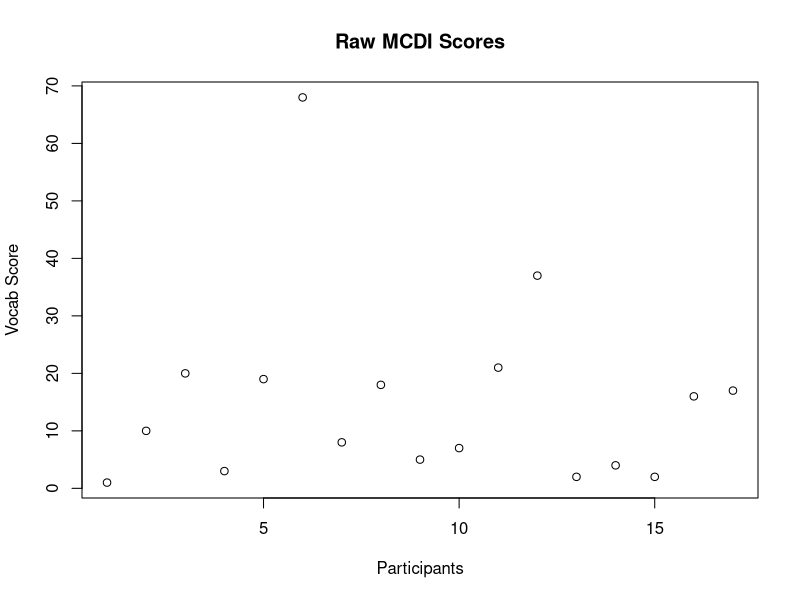
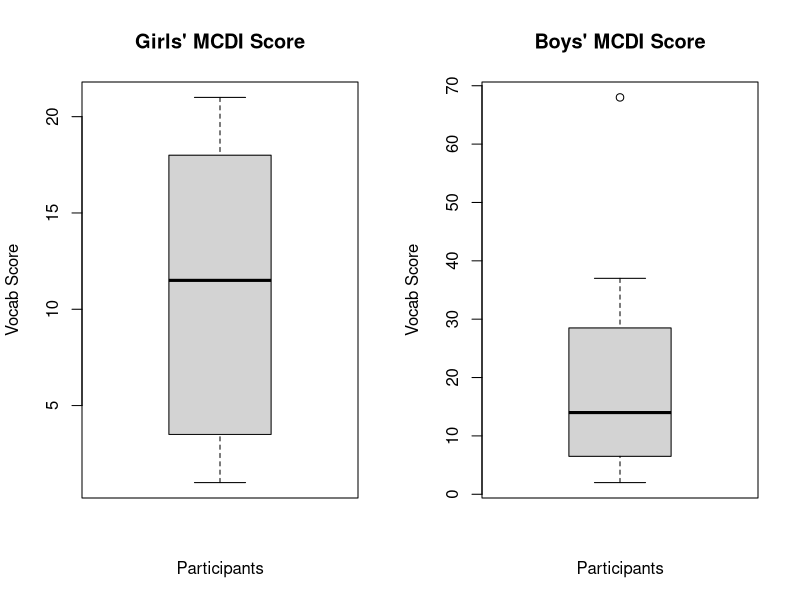

Reproduce these figures in R, in order. (Note: this script raises an error after producing the figures.)
## Chelsea Lide
## Headbop Data Analysis 
## Honors Thesis in Psychology: Mind, Brain, Behavior
## Harvard University, Class of 2016
## ---------------------------------------------------------------------------------------------------

setwd("/Users/cello72294/Desktop/Headbop Coded CSVs")

#Read in and merge individual data sets

load_data <- function(path) { 
  files <- dir(path, pattern = '\\.csv', full.names = TRUE)
  tables <- lapply(files, read.csv)
  do.call(rbind, tables)
}

alldata <- load_data("/Users/cello72294/Desktop/Headbop Coded CSVs")

head(alldata)
attach(alldata)


## Exploratory Descriptive Analyses -----------------------------------------------------------------------------

## Load Packages Here
if (!require(graphics)) {install.packages("graphics"); require(graphics)}


## Participant Descriptives -----------------------

raw.data <- read.csv("HBThesis_Data.csv")

# Kick out excluded participants

mydata <- raw.data[raw.data$Include == 1,]
mydata <- raw.data[!is.na(raw.data$Has.Exploration.Period),]

# Number of participants

n <- dim(mydata)[1]
n 

# Gender distribution

girls <- sum(mydata$Gender == "F")
boys <- sum(mydata$Gender == "M")

girls
boys

# Age 

summary(mydata$Days.Old)

daysold <- range(mydata$Days.Old)
monthsold <- daysold/30
  
daysold
monthsold


# MCDI 

# All participants
summary(mydata$Raw.MCDI..Harvard.Only.)
plot(mydata$Raw.MCDI..Harvard.Only., main = "Raw MCDI Scores", xlab = "Participants", ylab = "Vocab Score")

# Gender Differences 
FMCDI <- subset(mydata, Gender == "F", select = Raw.MCDI..Harvard.Only.)
MMCDI <- subset(mydata, Gender == "M", select = Raw.MCDI..Harvard.Only.)

x11()
op <- par(mfrow = c(1,2))
boxplot(FMCDI, main = "Girls' MCDI Score", xlab = "Participants", ylab = "Vocab Score")
boxplot(MMCDI, main = "Boys' MCDI Score", xlab = "Participants", ylab = "Vocab Score")
par(op)


## Trial Length Descriptives ----------------------

# Initializing the data frame 
trial.data <- subset(alldata, TrackName == "Total Trial Length", select = c(Participant, Condition, Hands, Language, Duration))
summary(trial.data)

# Converting duration units (from miliseconds to minutes)
duration.minutes <- I((trial.data$Duration/1000)/60)

# Initializing the data frame with converted units
participant.trial <- cbind(trial.data[1:4], duration.minutes)

# Between Hand Conditions

# Subset paricipants in the Hands Exposed Condtion
trial.ex <- subset(participant.trial, Hands == "Exposed", select = c(Participant, duration.minutes))

# Subset participants in the Hands Occupied Condition
trial.oc <- subset(participant.trial, Hands == "Occupied", select = c(Participant, duration.minutes))

# Plot the two side-by-side

x11()
op <- par(mfrow = c(1,2))
plot(trial.ex, type = "p", main = "Total Trial Duration - Hands Exposed", cex.main = .8, xlab = "Participants", ylab = "Duration (s)", axes = FALSE)
     axis(1, lab = FALSE)
     axis(2, las = 1, at = seq(0 , 20))
     mdex <- mean(duration.minutes)
     abline(h = mdex, col = "red") 
     text(2,80, "mean = X seconds", cex = .6, col = "red") 
plot(trial.oc, type = "p", main = "Total Trial Duration - Hands Occupied", cex.main =.8, xlab = "Participants", ylab = " ", axes = FALSE) 
     axis(1, lab = FALSE)
     axis(2, las = 1, at = seq(0, 20))     
     mdoc <- mean(duration.minutes) 
     abline(h = mdoc, col = "red") 
     text(2,80, "mean = X seconds", cex = .6, col = "red") 
par(op)

# Between Language Conditions

# Subset paricipants in the Hands Exposed Condtion
trial.man <- subset(participant.trial, Language == "Dax To", select = c(Participant, duration.minutes))

# Subset participants in the Hands Occupied Condition
trial.out <- subset(participant.trial, Language == "Dax", select = c(Participant, duration.minutes))

# Plot the two side-by-side

x11()
op <- par(mfrow = c(1,2))
plot(trial.man, type = "p", main = "Total Trial Duration - Manner", cex.main = .8, xlab = "Participants", ylab = "Duration (s)", axes = FALSE)
     axis(1, lab = FALSE)
     axis(2, las = 1, at = seq(0 , 20))
     mdex <- mean(duration.minutes)
     abline(h = mdex, col = "red") 
     text(2,80, "mean = X seconds", cex = .6, col = "red") 
plot(trial.out, type = "p", main = "Total Trial Duration - Hands Occupied", cex.main =.8, xlab = "Participants", ylab = " ", axes = FALSE) 
     axis(1, lab = FALSE)
     axis(2, las = 1, at = seq(0, 20))     
     mdoc <- mean(duration.minutes) 
     abline(h = mdoc, col = "red") 
     text(2,80, "mean = X seconds", cex = .6, col = "red") 
par(op)

# Between All Conditions

# Subsetting 

trial.1 <- subset(participant.trial, Condition == "Exposed, Dax To", select = c(Participant, duration.minutes))
trial.2 <- subset(participant.trial, Condition == "Exposed, Dax", select = c(Participant, duration.minutes))
trial.3 <- subset(participant.trial, Condition == "Occupied, Dax To", select = c(Participant, duration.minutes))
trial.4 <- subset(participant.trial, Condition == "Occupied, Dax", select = c(Participant, duration.minutes))

x11()
op <- par(mfrow = c(1,4))
     boxplot(trial.1[2], main = "Exposed, Dax To", ylab = "Demonstration Duration (s)")
     boxplot(trial.2[2], main = "Exposed, Dax")
     boxplot(trial.3[2], main = "Occupied, Dax To")
     boxplot(trial.4[2], main = "Occupied, Dax")
par(op)




## Warm Up Descriptives ---------------------------

# Initializing the data frame 
warmup.data <- subset(alldata, TrackName == "Warm Up Duration", select = c(Participant, Condition, Hands, Language, Duration))
summary(warmup.data)

# Converting duration units (from miliseconds to minutes)
duration.minutes <- I((warmup.data$Duration/1000)/60)

# Initializing the data frame with converted units
participant.warmup <- cbind(demonstration.data[1:4], duration.minutes)

# Between Hand Conditions

# Subset paricipants in the Hands Exposed Condtion
warmup.ex <- subset(participant.warmup, Hands == "Exposed", select = c(Participant, duration.minutes))

# Subset participants in the Hands Occupied Condition
warmup.oc <- subset(participant.warmup, Hands == "Occupied", select = c(Participant, duration.minutes))

# Plot the two side-by-side

x11()
op <- par(mfrow = c(1,2))
plot(warmup.ex, type = "p", main = "Warm-Up Duration - Hands Exposed", cex.main = .8, xlab = "Participants", ylab = "Duration (s)", axes = FALSE)
     axis(1, lab = FALSE)
     axis(2, las = 1, at = seq(0 , 20))
     mdex <- mean(duration.minutes)
     abline(h = mdex, col = "red") 
     text(2,80, "mean = X seconds", cex = .6, col = "red") 
plot(warmup.oc, type = "p", main = "Warm-Up Duration - Hands Occupied", cex.main =.8, xlab = "Participants", ylab = " ", axes = FALSE) 
     axis(1, lab = FALSE)
     axis(2, las = 1, at = seq(0, 20))     
     mdoc <- mean(duration.minutes) 
     abline(h = mdoc, col = "red") 
     text(2,80, "mean = X seconds", cex = .6, col = "red") 
par(op)

# Between Language Conditions

# Subset paricipants in the Hands Exposed Condtion
warmup.man <- subset(participant.warmup, Language == "Dax To", select = c(Participant, duration.minutes))

# Subset participants in the Hands Occupied Condition
warmup.out <- subset(participant.warmup, Language == "Dax", select = c(Participant, duration.minutes))

# Plot the two side-by-side

x11()
op <- par(mfrow = c(1,2))
plot(warmup.man, type = "p", main = "Warm-Up Duration - Manner", cex.main = .8, xlab = "Participants", ylab = "Duration (s)", axes = FALSE)
     axis(1, lab = FALSE)
     axis(2, las = 1, at = seq(0 , 20))
     mdex <- mean(duration.minutes)
     abline(h = mdex, col = "red") 
     text(2,80, "mean = X seconds", cex = .6, col = "red") 
plot(warmup.out, type = "p", main = "Warm-Up Duration - Hands Occupied", cex.main =.8, xlab = "Participants", ylab = " ", axes = FALSE) 
     axis(1, lab = FALSE)
     axis(2, las = 1, at = seq(0, 20))     
     mdoc <- mean(duration.minutes) 
     abline(h = mdoc, col = "red") 
     text(2,80, "mean = X seconds", cex = .6, col = "red") 
par(op)

# Between All Conditions

# Subsetting 

warmup.1 <- subset(participant.warmup, Condition == "Exposed, Dax To", select = c(Participant, duration.minutes))
warmup.2 <- subset(participant.warmup, Condition == "Exposed, Dax", select = c(Participant, duration.minutes))
warmup.3 <- subset(participant.warmup, Condition == "Occupied, Dax To", select = c(Participant, duration.minutes))
warmup.4 <- subset(participant.warmup, Condition == "Occupied, Dax", select = c(Participant, duration.minutes))

x11()
op <- par(mfrow = c(1,4))
boxplot(warmup.1[2], main = "Exposed, Dax To", ylab = "Demonstration Duration (s)")
boxplot(warmup.2[2], main = "Exposed, Dax")
boxplot(warmup.3[2], main = "Occupied, Dax To")
boxplot(warmup.4[2], main = "Occupied, Dax")
par(op)



## Demonstration Descriptives ----------------------

# Initializing the data frame 
demonstration.data <- subset(alldata, TrackName == "Demonstration Duration", select = c(Participant, Condition, Hands, Language, Duration))
summary(demonstration.data)

# Converting duration units (from miliseconds to seconds)
duration.seconds <- I(demonstration.data$Duration/1000)

# Initializing the data frame with converted units
participant.demonstration <- cbind(demonstration.data[1:4], duration.seconds)

# Plot of demonstration duration by participant 
x11()
plot(participant.demonstration [c (1,5)], type = "p", 
     main = "Demonstration Duration", xlab = "Participant", ylab = "Duration (s)")
     md <- mean(duration.seconds)
     h <- abline(h = md, col = "red")

# Between Hand Conditions

# Subset paricipants in the Hands Exposed Condtion
demo.ex <- subset(participant.demonstration, Hands == "Exposed", select = c(Participant, duration.seconds))
     
# Subset participants in the Hands Occupied Condition
demo.oc <- subset(participant.demonstration, Hands == "Occupied", select = c(Participant, duration.seconds))
     
# Plot the two side-by-side
     
x11()
op <- par(mfrow = c(1,2))
plot(demo.ex, type = "p", main = "Demonstration Duration - Hands Exposed", cex.main = .8, xlab = "Participants", ylab = "Duration (s)", axes = FALSE)
     axis(1, lab = FALSE)
     axis(2, las = 1, at = seq(30 , 60, by = 5))
     mdex <- mean(duration.seconds)
     abline(h = mdex, col = "red") 
     text(2,80, "mean = X seconds", cex = .6, col = "red") 
plot(demo.oc, type = "p", main = "Demonstration Duration - Hands Occupied", cex.main =.8, xlab = "Participants", ylab = " ", axes = FALSE) 
     axis(1, lab = FALSE)
     axis(2, las = 1, at = seq(30 , 60, by = 5))     
     mdoc <- mean(duration.seconds) 
     abline(h = mdoc, col = "red") 
     text(2,80, "mean = X seconds", cex = .6, col = "red") 
     par(op)
     
     
# Between Language Conditions

# Subset paricipants in the Manner Condtion
demo.man <- subset(participant.demonstration, Language == "Dax To", select = c(Participant, duration.seconds))
     
# Subset participants in the Outcome Condition
demo.out <- subset(participant.demonstration, Language == "Dax", select = c(Participant, duration.seconds))
     
x11()
op <- par(mfrow = c(1,2))
plot(demo.man, type = "p", main = "Demonstration Duration - Manner", cex.main = .8, xlab = "Participants", ylab = "Duration (s)", axes = FALSE)
     axis(1, lab = FALSE)
     axis(2, las = 1, at = seq(30 , 60, by = 5))
     mdex <- mean(duration.seconds)
     abline(h = mdex, col = "red") 
     text(2,80, "mean = X seconds", cex = .6, col = "red") 
plot(demo.out, type = "p", main = "Demonstration Duration - Outcome", cex.main =.8, xlab = "Participants", ylab = " ", axes = FALSE) 
     axis(1, lab = FALSE)
     axis(2, las = 1, at = seq(30 , 60, by = 5))     
     mdoc <- mean(duration.seconds) 
     abline(h = mdoc, col = "red") 
     text(2,80, "mean = X seconds", cex = .6, col = "red") 
par(op)
     
     
# Between All Conditions

# Subsetting 

demo.1 <- subset(participant.demonstration, Condition == "Exposed, Dax To", select = c(Participant, duration.seconds))
demo.2 <- subset(participant.demonstration, Condition == "Exposed, Dax", select = c(Participant, duration.seconds))
demo.3 <- subset(participant.demonstration, Condition == "Occupied, Dax To", select = c(Participant, duration.seconds))
demo.4 <- subset(participant.demonstration, Condition == "Occupied, Dax", select = c(Participant, duration.seconds))

x11()
op <- par(mfrow = c(1,4))
boxplot(demo.1[2], main = "Exposed, Dax To", ylab = "Demonstration Duration (s)")
boxplot(demo.2[2], main = "Exposed, Dax")
boxplot(demo.3[2], main = "Occupied, Dax To")
boxplot(demo.4[2], main = "Occupied, Dax")
par(op)


## (Basic) First Response Window Descriptives ----------------------

# Initializing the data frame 
frw.data <- subset(alldata, TrackName == "First Response Window", select = c(Participant, Condition, Hands, Language, Duration))
summary(frw.data)

# Converting duration units (from miliseconds to seconds)
duration.seconds <- I(frw.data$Duration/1000)

# Initializing the data frame with converted units
participant.frw <- cbind(frw.data[1:4], duration.seconds)

# Plot of demonstration duration by participant 
x11()
plot(participant.frw [c (1,5)], type = "p", 
     main = "First Response Window Duration", xlab = "Participant", ylab = "Duration (s)")
     md <- mean(duration.seconds)
     abline(h = md, col = "red")

# Between Hand Conditions

# Subset paricipants in the Hands Exposed Condtion
frw.ex <- subset(participant.frw, Hands == "Exposed", select = c(Participant, duration.seconds))

# Subset participants in the Hands Occupied Condition
frw.oc <- subset(participant.frw, Hands == "Occupied", select = c(Participant, duration.seconds))

# Plot the two side-by-side

x11()
op <- par(mfrow = c(1,2))
plot(frw.ex, type = "p", main = "First Response Window Duration - Hands Exposed", cex.main = .8, xlab = "Participants", ylab = "Duration (s)", axes = FALSE)
     axis(1, lab = FALSE)
     axis(2, las = 1, at = seq(0 , 40, by = 5))
     mdex <- mean(duration.seconds)
     abline(h = mdex, col = "red") 
     text(2,80, "mean = X seconds", cex = .4, col = "red") 
plot(frw.oc, type = "p", main = "First Response Window Duration - Hands Occupied", cex.main =.8, xlab = "Participants", ylab = " ", axes = FALSE) 
     axis(1, lab = FALSE)
     axis(2, las = 1, at = seq(0 , 40, by = 5))     
     mdoc <- mean(duration.seconds) 
     abline(h = mdoc, col = "red") 
     text(2,80, "mean = X seconds", cex = .4, col = "red") 
par(op)


# Between Language Conditions

# Subset paricipants in the Manner Condtion
frw.man <- subset(participant.frw, Language == "Dax To", select = c(Participant, duration.seconds))

# Subset participants in the Outcome Condition
frw.out <- subset(participant.frw, Language == "Dax", select = c(Participant, duration.seconds))

x11()
op <- par(mfrow = c(1,2))
plot(frw.man, type = "p", main = "First Response Window Duration - Manner", cex.main = .8, xlab = "Participants", ylab = "Duration (s)", axes = FALSE)
     axis(1, lab = FALSE)
     axis(2, las = 1, at = seq(0, 40, by = 5))
     mdex <- mean(duration.seconds)
     abline(h = mdex, col = "red") 
     text(2,80, "mean = X seconds", cex = .6, col = "red") 
plot(frw.out, type = "p", main = "First Response Window Duration - Outcome", cex.main =.8, xlab = "Participants", ylab = " ", axes = FALSE) 
     axis(1, lab = FALSE)
     axis(2, las = 1, at = seq(0, 40, by = 5))     
     mdoc <- mean(duration.seconds) 
     abline(h = mdoc, col = "red") 
     text(2,80, "mean = X seconds", cex = .6, col = "red") 
par(op)


# Between All Conditions

# Subsetting 

frw.1 <- subset(participant.frw, Condition == "Exposed, Dax To", select = c(Participant, duration.seconds))
frw.2 <- subset(participant.frw, Condition == "Exposed, Dax", select = c(Participant, duration.seconds))
frw.3 <- subset(participant.frw, Condition == "Occupied, Dax To", select = c(Participant, duration.seconds))
frw.4 <- subset(participant.frw, Condition == "Occupied, Dax", select = c(Participant, duration.seconds))

x11()
op <- par(mfrow = c(1,4))
boxplot(frw.1[2], main = "Exposed, Dax To", ylab = "Demonstration Duration (s)")
boxplot(frw.2[2], main = "Exposed, Dax")
boxplot(frw.3[2], main = "Occupied, Dax To")
boxplot(frw.4[2], main = "Occupied, Dax")
par(op)



## (Basic) Exploration Descriptives ------------------------

# Initializing the data frame
exploration.data <- subset(alldata, TrackName == "Exploration Duration", select = c(Participant, Condition, Hands, Language, Duration))
summary(exploration.data)

# Converting duration units (from miliseconds to seconds)
duration.seconds <- I(exploration.data$Duration/1000)

# Initializing the data frame with converted units
participant.exploration <- cbind(exploration.data[1:4], duration.seconds)

# Plot of exploration duration by participant 
x11()
plot(participant.exploration [c (1,5)], type = "p", 
     main = "Exploration Duration", xlab = "Participant", ylab = "Duration (s)")
     md <- mean(duration.seconds)
     h <- abline(h = md, col = "red")
     text(3.5,76, "Average Exploration = 74 seconds", cex = .6, font = 2, col = "red")

# Between Hand Conditions

# Subset paricipants in the Hands Exposed Condtion
exploration.ex <- subset(participant.exploration, Hands == "Exposed", select = c(Participant, duration.seconds))

# Subset participants in the Hands Occupied Condition
exploration.oc <- subset(participant.exploration, Hands == "Occupied", select = c(Participant, duration.seconds))

# Plot the two side-by-side

x11()
op <- par(mfrow = c(1,2))
plot(exploration.ex, type = "p", 
     main = "Exploration Duration - Hands Exposed", cex.main = .8, xlab = "Participants", ylab = "Duration (s)", axes = FALSE)
     axis(1, lab = FALSE)
     axis(2, las = 1, at = seq(40 , 100, by = 10))
     mdex <- mean(duration.seconds)
     abline(h = mdex, col = "red") 
     text(2,80, "mean = X seconds", cex = .6, col = "red") 
plot(exploration.oc, type = "p", 
     main = "Exploration Duration - Hands Occupied", cex.main =.8, xlab = "Participant", axes = FALSE) 
     axis(1, lab = FALSE)
     axis(2, las = 1, at = seq(40 , 100, by = 10))     
     mdoc <- mean(duration.seconds) 
     abline(h = mdoc, col = "red") 
     text(2,80, "mean = X seconds", cex = .6, col = "red") 
par(op)


# Between Language Conditions

# Subset paricipants in the Manner Condtion
exploration.man <- subset(participant.exploration, Language == "Dax To", select = c(Participant, duration.seconds))

# Subset participants in the Outcome Condition
exploration.out <- subset(participant.exploration, Language == "Dax", select = c(Participant, duration.seconds))

# Plot the two side-by-side

x11()
op <- par(mfrow = c(1,2))
plot(exploration.man, type = "b", 
     main = "Exploration Duration - Manner", cex.main = .8, xlab = "Participant", ylab = "Duration (s)")
     mdman <- mean(duration.seconds)
     abline(h = mdman, col = "red")
     text(2,80, "mean = X seconds", cex = .6, col = "red")
plot(exploration.out, type = "b", 
     main = "Exploration Duration - Outcome", cex.main =.8, xlab = "Participant", ylab = "Duration (s)")
     mdout <- mean(duration.seconds)
     abline(h = mdout, col = "red")
     text(2,80, "mean = X seconds", cex = .6, col = "red")
par(op)


# Between All Conditions

# Subsetting 

exp.1 <- subset(participant.exploration, Condition == "Exposed, Dax To", select = c(Participant, duration.seconds))
exp.2 <- subset(participant.exploration, Condition == "Exposed, Dax", select = c(Participant, duration.seconds))
exp.3 <- subset(participant.exploration, Condition == "Occupied, Dax To", select = c(Participant, duration.seconds))
exp.4 <- subset(participant.exploration, Condition == "Occupied, Dax", select = c(Participant, duration.seconds))

x11()
op <- par(mfrow = c(1,4))
boxplot(exp.1[2], main = "Exposed, Dax To", ylab = "Exploration Duration (s)")
boxplot(exp.2[2], main = "Exposed, Dax")
boxplot(exp.3[2], main = "Occupied, Dax To")
boxplot(exp.4[2], main = "Occupied, Dax")
par(op)




## Things to add: 
## 1) First Response Descriptives
## 2) Interactions
## 3) ? 

detach(alldata)



